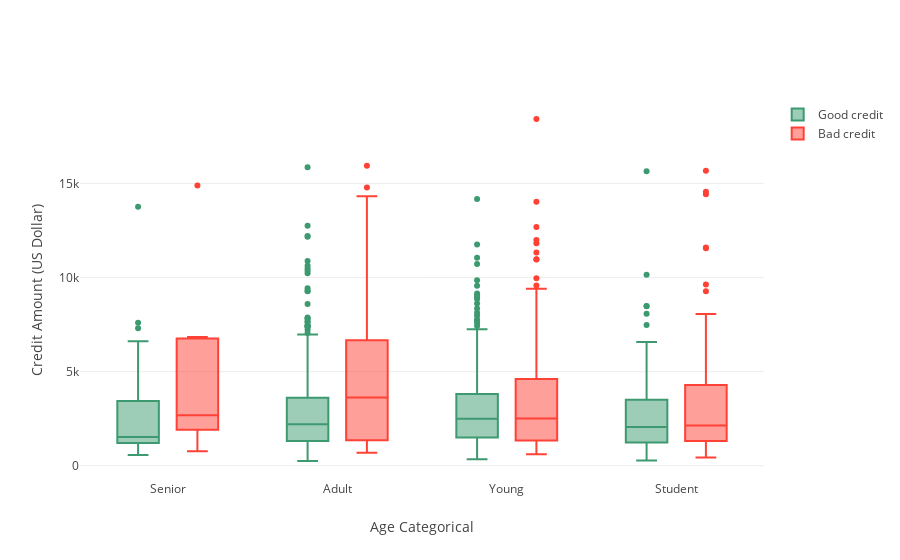

The cell this chart's notebook holds for it:
### Code cell
trace0 = go.Box(
    y=df_good["Credit amount"],
    x=df_good["Age_cat"],
    name='Good credit',
    marker=dict(
        color='#3D9970'
    )
)

trace1 = go.Box(
    y=df_bad['Credit amount'],
    x=df_bad['Age_cat'],
    name='Bad credit',
    marker=dict(
        color='#FF4136'
    )
)
    
data = [trace0, trace1]

layout = go.Layout(
    yaxis=dict(
        title='Credit Amount (US Dollar)',
        zeroline=False
    ),
    xaxis=dict(
        title='Age Categorical'
    ),
    boxmode='group'
)
fig = go.Figure(data=data, layout=layout)

py.iplot(fig, filename='box-age-cat')

### Figure 1 — Plotly figure (JSON) as saved in the notebook; plotly's stock layout.template omitted (floating-point values rounded to 4 significant figures; data arrays with more than 128 entries replaced by an {"elided": "..."} marker saying what was removed)
{"data": [{"type": "box", "y": {"elided": "700 int values"}, "x": {"elided": "700 str values"}, "name": "Good credit", "marker": {"color": "#3D9970"}}, {"type": "box", "y": {"elided": "300 int values"}, "x": {"elided": "300 str values"}, "name": "Bad credit", "marker": {"color": "#FF4136"}}], "layout": {"yaxis": {"title": "Credit Amount (US Dollar)", "zeroline": false}, "xaxis": {"title": "Age Categorical"}, "boxmode": "group"}}
